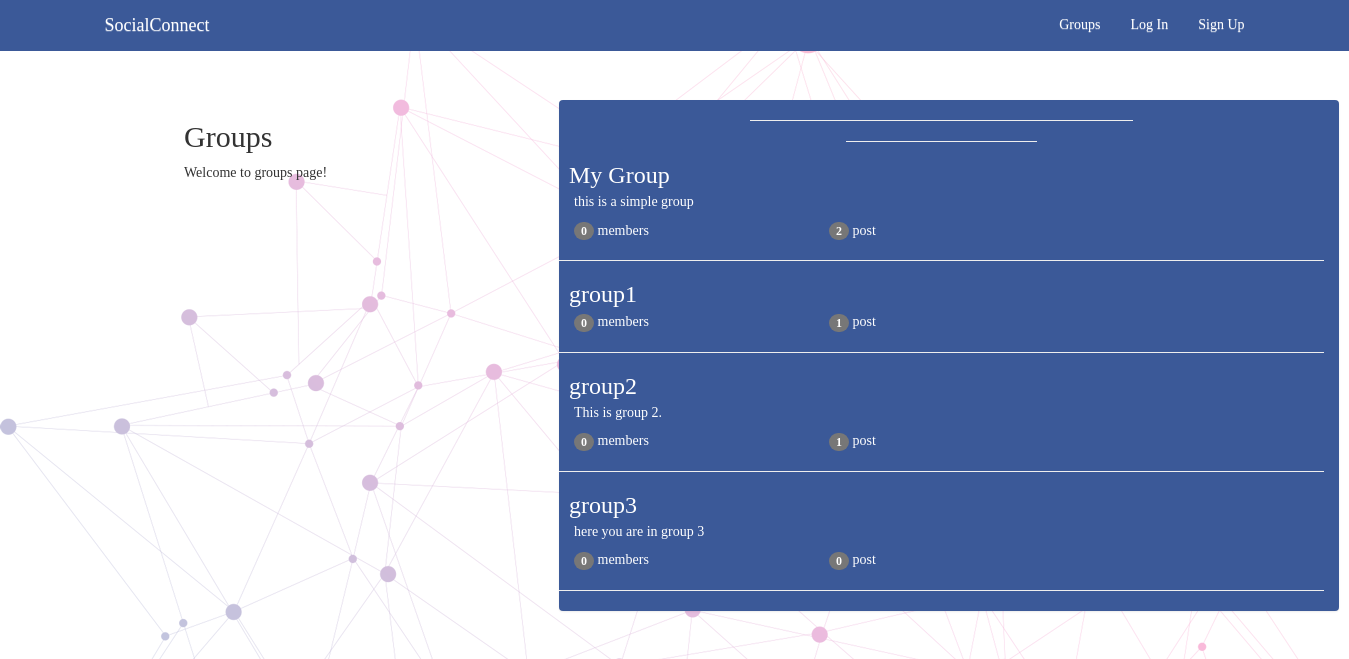
The app's page /groups/ with its own data.
### groups/models.py (models this page shows, shortened)
class Group(models.Model):
    name = models.CharField(max_length=256, unique =True)
    slug = models.SlugField(allow_unicode= True, unique =True)
    description = models.TextField(blank =True, default= '')
    description_html = models.TextField(editable = False ,default ='', blank = True)
    members = models.ManyToManyField(User,through ='GroupMember')
    class Meta:
        ordering =['name' ]

### groups/views.py (the view)
class ListGroups(generic.ListView):
    model = Group

### groups/templates/groups/group_list.html (shortened to what this page needs)
{% extends "groups/group_base.html" %}
{% block pregroup %}
<div class="col-md-4">
    <div class="content">
      <h2>Groups</h2>
      <p>Welcome to groups page!</p>
    </div>
</div>
{% endblock %}
{% block group_content %}
  <div class="col-md-8 list-group gpbg flex-container" style="color:white">
    <hr width=50%>
    <hr width =25%>
      {% for group in object_list %}
        <a href="{% url 'groups:single' slug=group.slug %}">
            <h3 class='list-group-item-heading' style="margin-left:10px;color:white">{{group.name}}</h3>
            <div class="list-group-item-text container-fluid" style="color:white">
                {{group.description_html|safe}}
                <div class="row">
                  <div class="col-md-4" >
                    <span class ='badge'>{{group.members.count}}</span>
                    member{{group.members.count|pluralize}}
                  </div>
                  <div class="col-md-4">
                    <span class ='badge'>{{group.posts.count}}</span>
                    post{{group.post.count|pluralize}}
                  </div>
                </div>
            </div>
        </a>
        <hr>
      {% endfor %}
    </div>
  </div>
{% endblock %}

### static/simplesocial/css/master.css (style rules this page uses)
body { background-image: linear-gradient(rgba(255,255,255,.7), rgba(255,255,255,.7)),url('/static/simplesocial/images/backgd.png'); background-repeat:repeat; padding-left: 11em; padding-right: 20em; font-family: Georgia, "Times New Roman", Times, serif; }
.gpbg { background-color: #3b5998; }

### records on screen
Group: name "My Group", description_html "this is a simple group", members.count "0", posts.count "2"
Group: name "group1", members.count "0", posts.count "1"
Group: name "group2", description_html "This is group 2.", members.count "0", posts.count "1"
Group: name "group3", description_html "here you are in group 3", members.count "0", posts.count "0"
